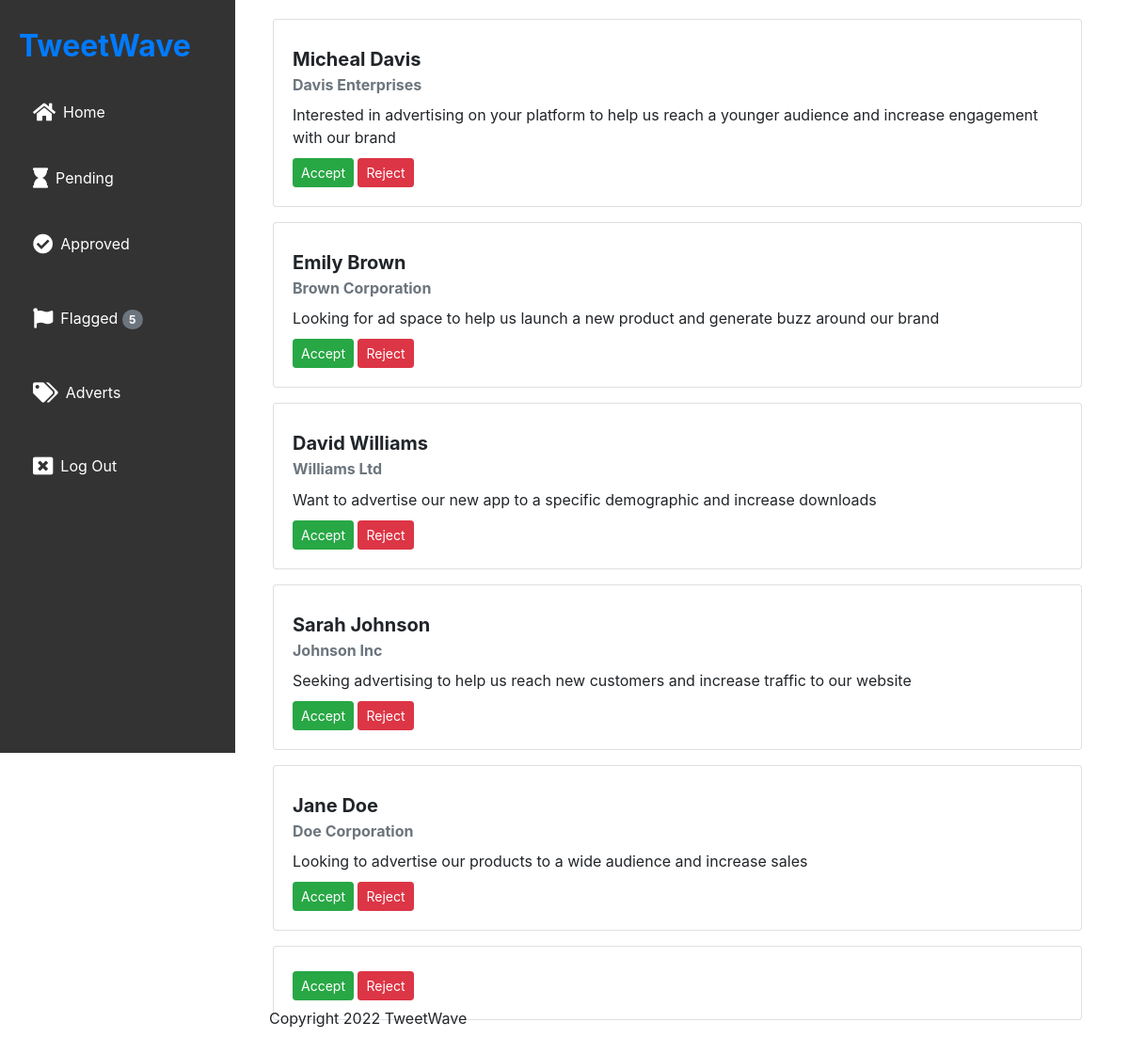
The app's page /mod/adverts/ (signed in) with its own data.
### moderator/models.py (models this page shows, shortened)
class Advert(models.Model):
    uuid = models.UUIDField(default=uuid4)
    name = models.CharField(max_length=255)
    email = models.EmailField()
    company = models.CharField(max_length=255)
    description = models.TextField()

### moderator/views.py (the view)
# urls.py: path('adverts/', views.adverts, name='adverts'),
@login_required()
def adverts(request):
    adverts = Advert.objects.all()
    context = {'adverts': adverts, 'number': countFlags()}
    return render(request, 'moderator/adverts.html', context)

### moderator/views.py (called while the page is built)
def countFlags():
    flags = Confession.objects.all().filter(flag=True)
    return len(flags)

### moderator/templates/moderator/adverts.html
{% extends 'moderator/base.html' %}
{% block content %}
    {% for advert in adverts %}
        <div class="card mb-3">
            <div class="card-body">
              <h5 class="card-title">{{ advert.name }}</h5>
              <h6 class="card-subtitle mb-2 text-muted">{{ advert.company }}</h6>
              <p class="card-text">{{ advert.description }}</p>
              <a href="#" class="btn btn-success btn-sm">Accept</a>
              <a href="{% url 'moderator:reject' advert.uuid %}" class="btn btn-danger btn-sm">Reject</a>
            </div>
        </div>
    {% empty %}
        <h3>No pending business requests</h3>
    {% endfor %}
{% endblock content %}

### moderator/static/moderator/css/base.css (style rules this page uses)
h1, h2, h3, h4, h5, h6 { font-weight: bold; margin: 10px 0; }
p, ol, ul { margin: 10px 0; line-height: 1.5; }

### records on screen
Advert: name "Micheal Davis", company "Davis Enterprises", description "Interested in advertising on your platform to help us reach a younger audience and increase engagement with our brand"
Advert: name "Emily Brown", company "Brown Corporation", description "Looking for ad space to help us launch a new product and generate buzz around our brand"
Advert: name "David Williams", company "Williams Ltd", description "Want to advertise our new app to a specific demographic and increase downloads"
Advert: name "Sarah Johnson", company "Johnson Inc", description "Seeking advertising to help us reach new customers and increase traffic to our website"
Advert: name "Jane Doe", company "Doe Corporation", description "Looking to advertise our products to a wide audience and increase sales"

### other values on screen
{{ number }} "5"
